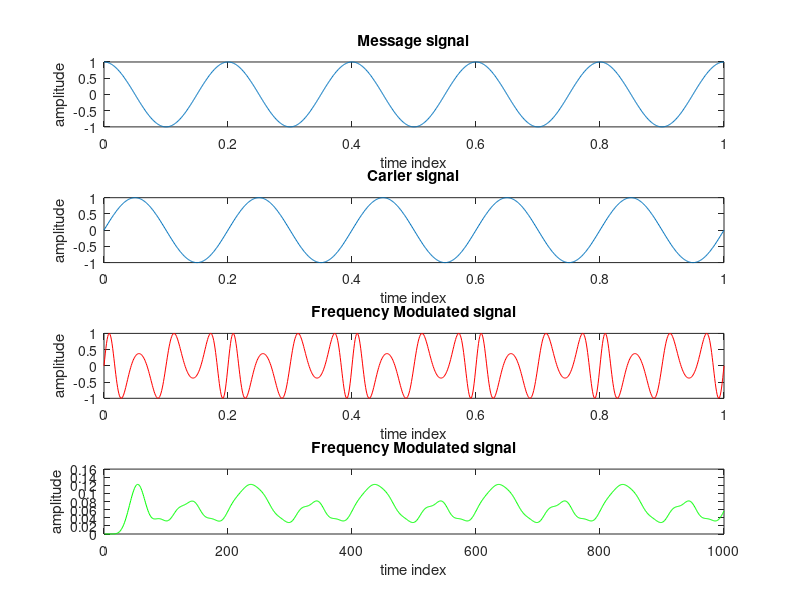

Write MATLAB code to recreate this figure.
%FM generation
clc;
clear all;
close all;
fc=input('Enter the carrier signal freq in hz,fc=');
fm=input('Enter the message signal freq in hz,fm =');
m=input('Modulation index,m= ');
t=[0:0.001:1];
M=cos(2*pi*fm*t);%carrier signal
c=sin(2*pi*fc*t);% message signal
subplot(4,1,1);plot(t,M);
ylabel('amplitude');xlabel('time index');title('Message signal');
subplot(4,1,2);plot(t,c);
ylabel('amplitude');xlabel('time index');title('Carier signal');
y=sin((2*pi*fc*t)+(m*sin(2*pi*fm*t)));
%y=fmmod(M,fc,8000);
subplot(4,1,3);plot(t,y,'r');
ylabel('amplitude');xlabel('time index');title('Frequency Modulated signal');
x = diff(y);
z = abs(x);
[b,a] = butter(10,0.056);
ans = filter(b,a,z);
subplot(4,1,4);plot(ans,'g');
ylabel('amplitude');xlabel('time index');title('Frequency Modulated signal');